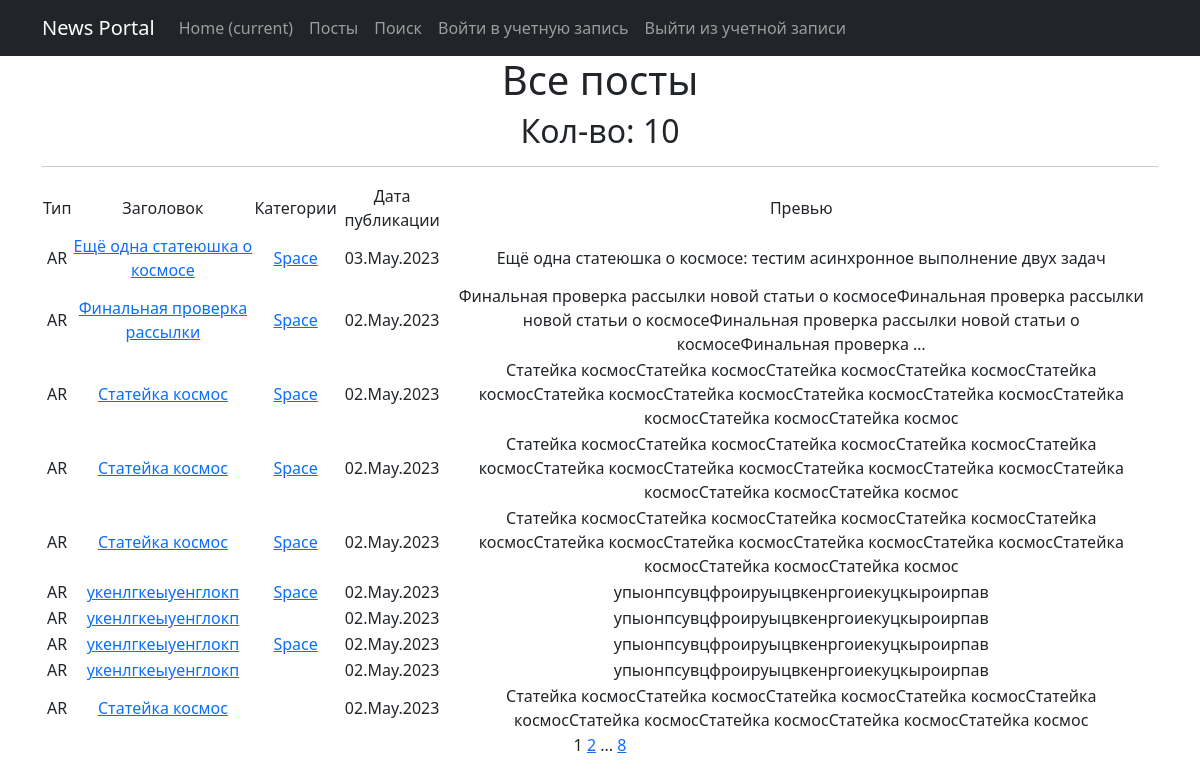
Before: /news/ with the older database file.
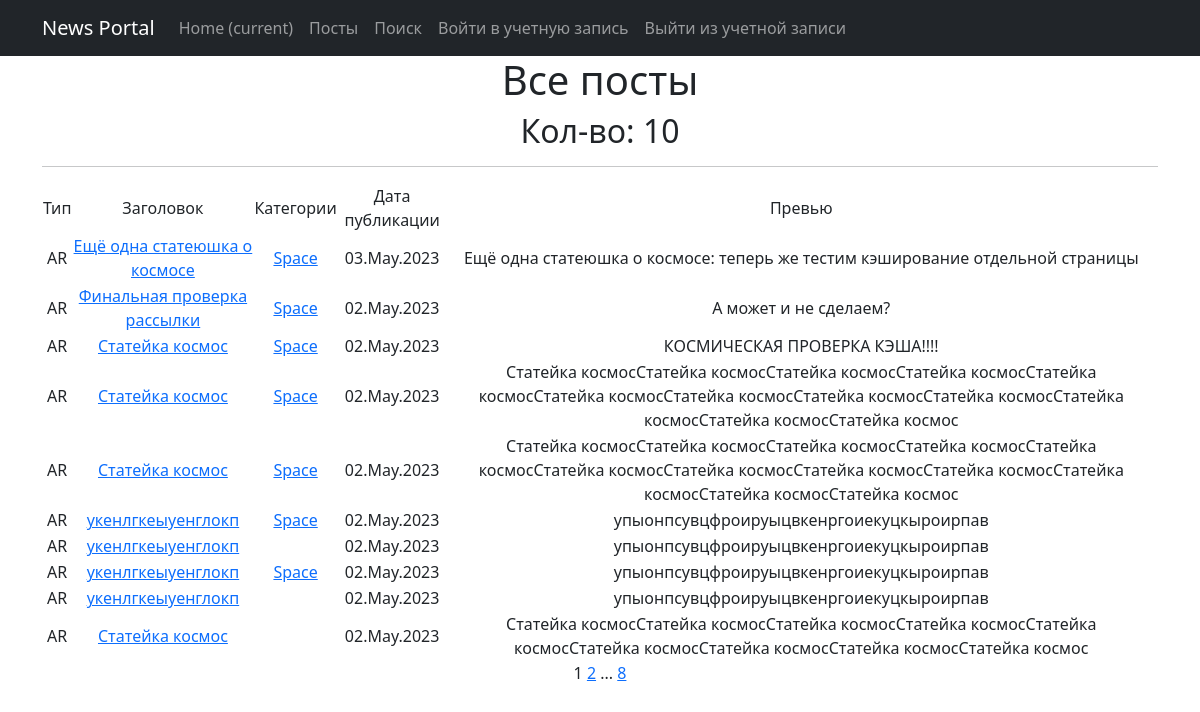
After: the same page with the newer database file.
### news_site/models.py (models this page shows, shortened)
class Post(models.Model):
    author = models.ForeignKey(Author, on_delete=models.CASCADE)
    NEWS = 'NW'
    ARTICLE = 'AR'
    CATEGORY_CHOICES = (
        (NEWS, 'Новость'),
        (ARTICLE, 'Статья')
    )
    categoryType = models.CharField(max_length=2, choices=CATEGORY_CHOICES, default=ARTICLE)
    time_add = models.DateTimeField(auto_now_add=True)
    head = models.CharField(max_length=256)
    body = models.TextField()
    rating = models.SmallIntegerField(default=0)
    category = models.ManyToManyField(Category, through='PostCategory')

class Category(models.Model):
    name = models.CharField(max_length=128, unique=True)
    subscribers = models.ManyToManyField(User, blank=True, related_name='categories')
    def __str__(self):
        return f'{self.name}'

### news_site/views.py (the view)
# urls.py: path('', PostList.as_view(), name='post_list'),
class PostList(ListView):
    model = Post
    ordering = '-time_add'
    template_name = 'posts.html'
    context_object_name = 'posts'
    paginate_by = 10

### news_site/templatetags/custom_filters.py (called while the page is built)
@register.filter()
def censor(text):
    try:
        str(text)
        word_list = text.split()
        for swear in SWEAR_WORDS:
            for i, word in enumerate(word_list):
                if swear[1:] in word:  # проверка со второй буквы, чтобы учесть верхний регистр
                    word_list[i] = word_list[i].replace(word, SWEAR_WORDS[swear])
        return ' '.join(word_list)
    except ValueError:
        print("Ошибка, невозможно применить фильтр к не строковым данным")

### templates/posts.html (shortened to what this page needs)
{% extends 'flatpages/default.html' %}
{% load custom_filters %}
{% block content %}
    <h1>Все посты</h1>
    <h2>Кол-во: {{ posts|length }}</h2>
    <hr>
    {% if posts %}
        <table>
            <tr>
                <td>Тип</td>
                <td>Заголовок</td>
                <td>Категории</td>
                <td>Дата публикации</td>
                <td>Превью</td>
            </tr>
            {% for post in posts %}
            <tr>
                <td>{{ post.categoryType }}</td>
                <td>
                    <a href="{% url 'post_detail' post.id %}">{{ post.head|censor }}</a>
                </td>
                <td>
                    {% for category in post.category.all %}
                    <a href="{% url 'category_list' category.id %}">{{ category }}</a>
                    {% endfor %}
                </td>
                <td>{{ post.time_add|date:'d.M.Y' }}</td>
                <td>{{ post.body|truncatewords:20|censor }}</td>
                <td>
                </td>
            </tr>
            {% endfor %}
        </table>
    {% else %}
        <h2>Постов нет!</h2>
    {% endif %}
    {{ page_obj.number }}
    {% if page_obj.has_next %}
        <a href="?page={{ page_obj.next_page_number }}">{{ page_obj.next_page_number }}</a>
        {% if paginator.num_pages != page_obj.next_page_number %}
            ...
            <a href="?page={{ page_obj.paginator.num_pages }}">{{ page_obj.paginator.num_pages }}</a>
        {% endif %}
    {% endif %}
{% endblock content %}

### templates/flatpages/default.html (shortened to what this page needs)
<!DOCTYPE html>
<html lang="en">
    <head>
        {% load static %}
        <link href="{% static 'css/styles.css' %}" rel="stylesheet" />
    </head>
    <body>
        <nav class="navbar navbar-expand-lg navbar-dark bg-dark static-top">
            <div class="container">
                <a class="navbar-brand" href="#">News Portal</a>
                <div class="collapse navbar-collapse" id="navbarResponsive">
                    <ul class="navbar-nav ml-auto">
                        <li class="nav-item active">
                            <a class="nav-link" href="#">Home
                                <span class="sr-only">(current)</span>
                            </a>
                        </li>
                        <li class="nav-item">
                            <a class="nav-link" href="/news/">Посты</a>
                        </li>
                        <li class="nav-item">
                            <a class="nav-link" href="/news/search">Поиск</a>
                        </li>
                        <li class="nav-item">
                            <a class="nav-link" href="/accounts/login">Войти в учетную запись</a>
                        </li>
                        <li class="nav-item">
                            <a class="nav-link" href="/accounts/logout">Выйти из учетной записи</a>
                        </li>
                    </ul>
                </div>
            </div>
        </nav>
        <div class="container">
            <div class="row">
                <div class="col-lg-12 text-center">
                    {% block content %}{% endblock content %}
                </div>
            </div>
        </div>
    </body>
</html>

Changed rows visible on the page:
changed Post "Ещё одна статеюшка о космосе": body|censor "Ещё одна статеюшка о космосе: тестим асинхронное выполнение двух задач" → "Ещё одна статеюшка о космосе: теперь же тестим кэширование отдельной страницы"
changed Post "Финальная проверка рассылки": body|censor "Финальная проверка рассылки новой статьи о космосеФинальная проверка рассылки новой статьи о космосеФинальная проверка рассылки новой статьи о космосеФинальная проверка …" → "А может и не сделаем?"
changed Post: body|censor "Статейка космосСтатейка космосСтатейка космосСтатейка космосСтатейка космосСтатейка космосСтатейка космосСтатейка космосСтатейка космосСтатейка космосСтатейка космосСтатейка космос" → "КОСМИЧЕСКАЯ ПРОВЕРКА КЭША!!!!"
